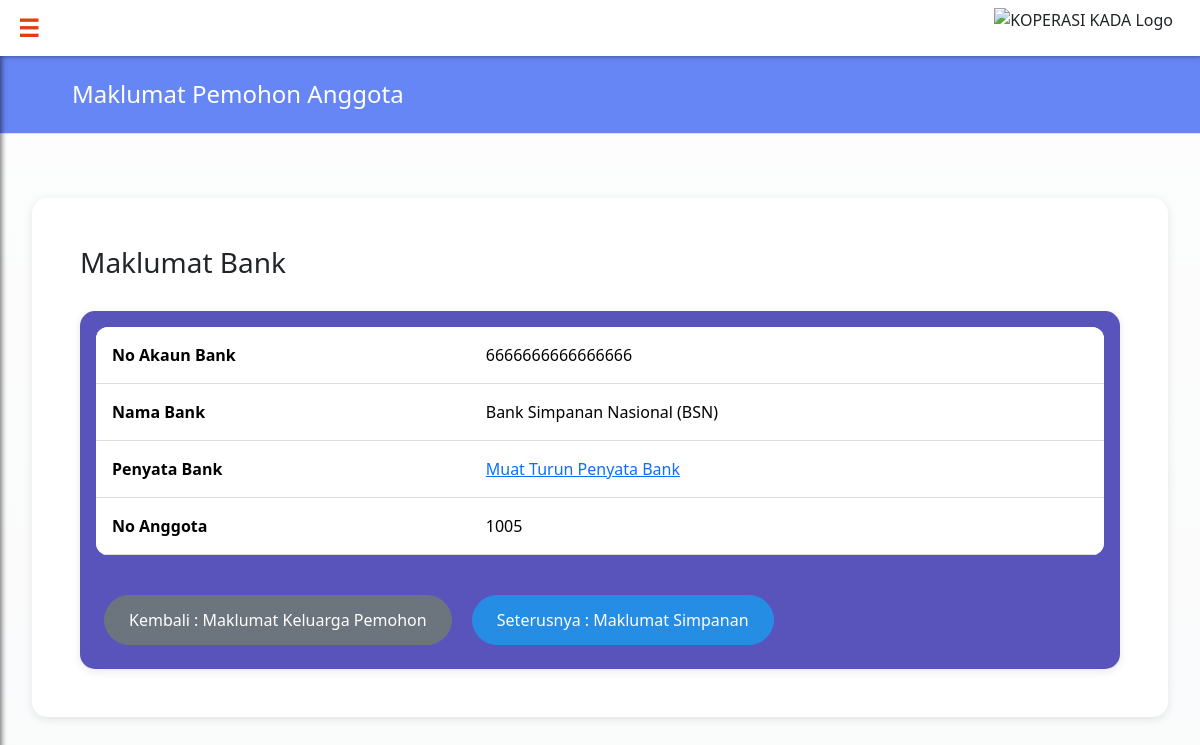
The page /adreviewBankInfo.php?staffNo=1005 on the database its author committed.
### tables this page shows
CREATE TABLE `bankinfo` (
  `accountBankNumber` bigint(25) NOT NULL,
  `bankAccountName` varchar(40) NOT NULL,
  `bankStatement` longblob NOT NULL,
  `staffNo` int(5) NOT NULL
);

### adreviewBankInfo.php (the view, shortened to what this page needs)
<?php
include 'dbconnect.php';
include 'headeradmin.php';
$staffNo = $_GET['staffNo'];
$sql = "SELECT
            accountBankNumber, bankAccountName, staffNo, bankStatement
        FROM bankinfo
        WHERE staffNo = ?";
$stmt = $con->prepare($sql);
$stmt->bind_param("s", $staffNo);
$stmt->execute();
$result = $stmt->get_result();
if ($result->num_rows > 0) {
    $row = $result->fetch_assoc();
} else {
    die("No applicant found with the given Staff No.");
}
?>
<!DOCTYPE html>
<html lang="en">
<head>
    <link href="https://cdn.jsdelivr.net/npm/bootstrap@5.3.3/dist/css/bootstrap.min.css" rel="stylesheet">
</head>
<div class="page-header">
        <h2 class="page-title">Maklumat Pemohon Anggota</h2>
    </div>
  <div class="container">
        <div class="content-container">
            <h3>Maklumat Bank</h3><br>
            <div class="table-container">
            <table class="table table-hover">
            <tr>
                <th scope="row">No Akaun Bank</th>
                <td><?php echo htmlspecialchars($row['accountBankNumber']); ?></td>
            </tr>
            <tr>
                <th scope="row">Nama Bank</th>
                <td><?php echo htmlspecialchars($row['bankAccountName']); ?></td>
            </tr>
             <tr>
                    <th>Penyata Bank</th>
                    <td><adownload="Penyata_Bank.pdf">Muat Turun Penyata Bank </a></td>
                </tr>
            <tr>
                <th scope="row">No Anggota</th>
                <td><?php echo htmlspecialchars($row['staffNo']); ?></td>
            </tr>
        </table>
        <a href="adreviewFamily.php?staffNo=<?php echo urlencode($row['staffNo']); ?>" class="btn btn-secondary mt-3">Kembali : Maklumat Keluarga Pemohon</a>
         <a href="adreviewSaving.php?staffNo=<?php echo urlencode($row['staffNo']); ?>" class="btn btn-primary mt-3">Seterusnya : Maklumat Simpanan</a>
    </div>
</body>
</html>

### headeradmin.php (style rules this page uses)
body { overflow-x: hidden; }

### adreviewBankInfo.php (style rules this page uses)
:root { --primary: #6686f6; --secondary: #318166; --accent: #f567a1; --dark-blue: #1255b8; --light-blue: #258de4; --purple: #5954bb; }
body { background-color: #f8f9fa; margin: 0; font-family: 'Segoe UI', Tahoma, Geneva, Verdana, sans-serif; background-image: linear-gradient(rgba(255, 255, 255, 0.75), rgba(255, 255, 255, 0.25)), url('img/img.png'); background-size: cover; background-repeat: no-repeat; background-attachment: fixed; background-position: center; }
.page-header { background-color: var(--primary); padding: 1.5rem 0; margin-bottom: 2rem; border-bottom: 1px solid #dee2e6; }
.page-title { color: white; font-size: 1.5rem; font-weight: 500; text-align: left; margin: 0; padding-left: 4.5rem; }
.container { max-width: 1450px; margin: 0 auto; padding: 2rem; }
.table-container { background-color: var(--purple); padding: 1rem; border-radius: 15px; box-shadow: 0 2px 10px rgba(0, 0, 0, 0.1); }
.content-container { background-color: white; border-radius: 15px; box-shadow: 0 2px 10px rgba(0, 0, 0, 0.1); padding: 3rem; }
.table { width: 100%; table-layout: auto; margin-bottom: 1.5rem; white-space: nowrap; border-collapse: collapse; border-radius: 12px; overflow: hidden; background-color: #fff; }
.table th, .table td { padding: 1rem; text-align: left; vertical-align: middle; font-size: 1rem; border-bottom: 1px solid #ddd; }
.btn { border-radius: 30px; padding: 0.75rem 1.5rem; font-weight: 500; transition: all 0.3s ease; margin: 0.5rem; font-size: 1rem; }
.btn-primary { background-color: var(--light-blue); border-color: var(--light-blue); }
.mt-3 { margin-top: 1rem; }

### rows shown on the page
bankinfo: accountBankNumber "6666666666666666", bankAccountName "Bank Simpanan Nasional (BSN)", staffNo "1005"
